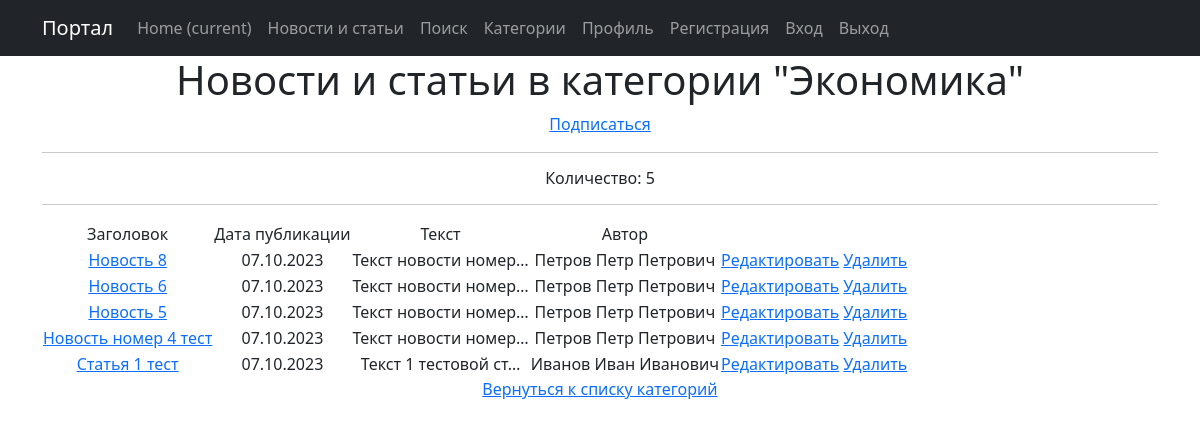
Before: /articles/category/4/ with the older database file.
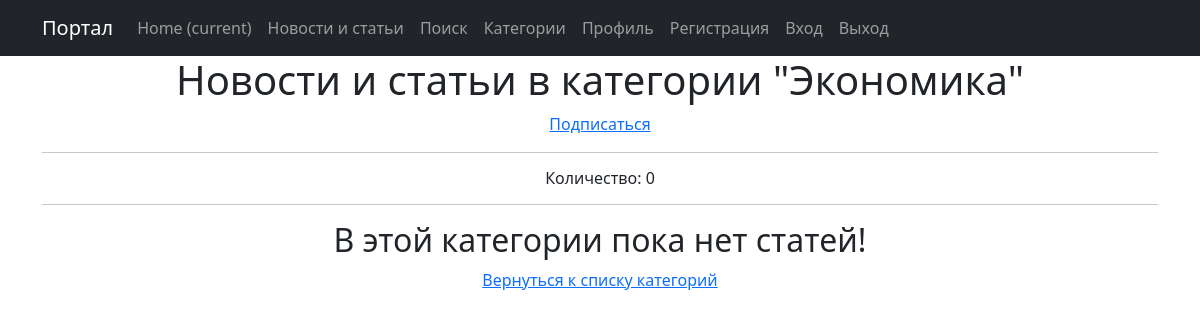
After: the same page with the newer database file.
### news/models.py (models this page shows, shortened)
class Category(models.Model):
    name = models.CharField(max_length=255, unique=True)
    subscribers = models.ManyToManyField(User, blank=True, null=True, related_name='categories')
    def __str__(self):
        return self.name

class Post(models.Model):
    article = 'AR'
    news = 'NW'
    POST_CHOICES = [
        (article, 'Статья'),
        (news, 'Новость')
    ]
    author = models.ForeignKey(Author, on_delete=models.CASCADE)
    post = models.CharField(max_length=2, choices=POST_CHOICES, default='NW')
    post_created = models.DateTimeField(auto_now_add=True)
    categories = models.ManyToManyField(Category, through='PostCategory')
    title = models.CharField(max_length=255)
    text = models.TextField()
    rating = models.IntegerField(default=0)

class Author(models.Model):
    user = models.OneToOneField(User, on_delete=models.CASCADE)
    rating = models.IntegerField(default=0)

### news/views.py (the view)
# urls.py: path('category/<int:pk>/', CategoryPostsList.as_view(), name='category_posts_list'),
class CategoryPostsList(ListView):
    model = Post
    template_name = 'category_posts_list.html'
    context_object_name = 'category_posts'
    def get_queryset(self):
        self.category = Category.objects.get(pk=self.kwargs['pk'])
        queryset = Post.objects.filter(categories=self.category).order_by('-post_created')
        return queryset
    def get_context_data(self, **kwargs):
        context = super().get_context_data(**kwargs)
        context['is_not_subscriber'] = self.request.user not in self.category.subscribers.all()
        context['category'] = self.category
        return context

### news/templatetags/custom_filters.py (called while the page is built)
@register.filter()
def censor(value):
    for word in words:
        value = value.replace(word, '*' * len(word))
    return value

### templates/category_posts_list.html (shortened to what this page needs)
{% extends 'default.html' %}
{% load custom_filters %}
{% block content %}
    <h1>Новости и статьи в категории "{{ category }}"</h1>
    {% if is_not_subscriber %}
        <p class="text-center"><a href="{% url 'subscribe' category.id %}">Подписаться</a></p>
    {% else %}
        <p class="text-center"><a href="{% url 'unsubscribe' category.id %}">Отписаться</a></p>
    {% endif %}
    <hr>
    <h6>Количество: {{ category_posts|length }}</h6>
    <hr>
    {% if category_posts %}
        <table>
            <tr>
                <td>Заголовок</td>
                <td>Дата публикации</td>
                <td>Текст</td>
                <td>Автор</td>
            </tr>
            {% for post in category_posts %}
            <tr>
                <td>
                    <a href="{% url 'post_detail' post.id %}">{{ post.title | censor }}</a>
                </td>
                <td>{{ post.post_created|date:'d.m.Y' }}</td>
                <td>{{ post.text|truncatechars:20|censor }}</td>
                <td>{{ post.author.user.username }}</td>
                <td>
                    <a href="{% url 'post_edit' post.id %}">Редактировать</a>
                    <a href="{% url 'post_delete' post.id %}">Удалить</a>
                </td>
            </tr>
            {% endfor %}
        </table>
    {% else %}
        <h2>В этой категории пока нет статей!</h2>
    {% endif %}
    <a href="{% url 'category_list' %}">Вернуться к списку категорий</a>
{% endblock content %}

### templates/default.html (shortened to what this page needs)
<!DOCTYPE html>
<html lang="en">
{% load cache %}
    {% cache 60 header %}
    <head>
        {% load static %}
        <link href="{% static 'css/styles.css' %}" rel="stylesheet" />
    </head>
    {% endcache %}
    <body>
        <nav class="navbar navbar-expand-lg navbar-dark bg-dark static-top">
            <div class="container">
                <a class="navbar-brand" href="#">Портал</a>
                {% cache 60 navbar %}
                <div class="collapse navbar-collapse" id="navbarResponsive">
                    <ul class="navbar-nav ml-auto">
                        <li class="nav-item active">
                            <a class="nav-link" href="#">Home
                                <span class="sr-only">(current)</span>
                            </a>
                        </li>
                        <li class="nav-item">
                            <a class="nav-link" href="{% url 'post_list'%}">Новости и статьи</a>
                        </li>
                        <li class="nav-item">
                            <a class="nav-link" href="{% url 'posts_search'%}">Поиск</a>
                        </li>
                        <li class="nav-item">
                            <a class="nav-link" href="{% url 'category_list'%}">Категории</a>
                        </li>
                        <li class="nav-item">
                            <a class="nav-link" href="{% url 'user_profile_edit'%}">Профиль</a>
                        </li>
                        <li class="nav-item">
                            <a class="nav-link" href="{% url 'account_signup'%}">Регистрация</a>
                        </li>
                        <li class="nav-item">
                            <a class="nav-link" href="{% url 'account_login'%}">Вход</a>
                        </li>
                        <li class="nav-item">
                            <a class="nav-link" href="{% url 'account_logout'%}">Выход</a>
                        </li>
                    </ul>
                </div>
                {% endcache %}
            </div>
        </nav>
        <div class="container">
            <div class="row">
                <div class="col-lg-12 text-center">
                    {% block content %}{% endblock content %}
                </div>
            </div>
        </div>
    </body>
</html>

Changed rows visible on the page:
removed Post: title|censor "Новость 8", post_created "07.10.2023", text|censor "Текст новости номер…", author.user.username "Петров Петр Петрович"
removed Post: title|censor "Новость 6", post_created "07.10.2023", text|censor "Текст новости номер…", author.user.username "Петров Петр Петрович"
removed Post: title|censor "Новость 5", post_created "07.10.2023", text|censor "Текст новости номер…", author.user.username "Петров Петр Петрович"
removed Post: title|censor "Новость номер 4 тест", post_created "07.10.2023", text|censor "Текст новости номер…", author.user.username "Петров Петр Петрович"
removed Post: title|censor "Статья 1 тест", post_created "07.10.2023", text|censor "Текст 1 тестовой ст…", author.user.username "Иванов Иван Иванович"
Other visible differences:
{{ category_posts|length }}: "5" → "0"
text no longer shown: "Заголовок Дата публикации Текст Автор"
text now shown: "В этой категории пока нет статей!"
